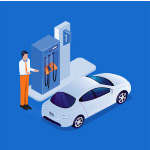
#> input picture ontap/images/cayxang.jpg, 150 x 150 px, found by its file name
$ python bt41.py
#> lines starting #> are read from the running program, lines starting #| are printed output that depends on the picture
import cv2
import numpy as np
img=cv2.imread('.\images\\cayxang.jpg')
#> img is the input picture: shape (150, 150, 3); mean B, G, R 200.4, 122.1, 58.1
img_hsv=cv2.cvtColor(img,cv2.COLOR_BGR2HSV)
#> img_hsv: shape (150, 150, 3); mean H, S, V 105.6, 188.6, 203.2
h,s,v=cv2.split(img_hsv)
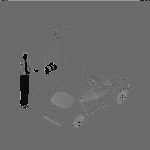
#> h: shape (150, 150); min 0, max 179, mean 105.6
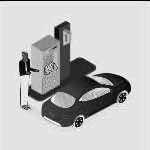
#> s: shape (150, 150); min 0, max 255, mean 188.6
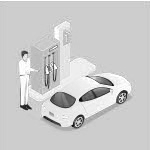
#> v: shape (150, 150); min 7, max 255, mean 203.2
img_eq_v=cv2.equalizeHist(v)
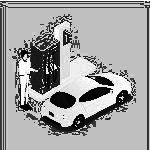
#> img_eq_v: shape (150, 150); min 0, max 255, mean 160.4
img_new_hsv=cv2.merge((h,s,img_eq_v))
#> img_new_hsv: shape (150, 150, 3); mean H, S, V 105.6, 188.6, 160.4
img_rgb=cv2.cvtColor(img_new_hsv,cv2.COLOR_HSV2RGB)
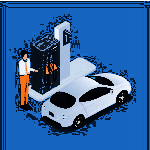
#> img_rgb: shape (150, 150, 3); mean R, G, B 48, 98.3, 157.9
img_bgr=cv2.cvtColor(img_hsv,cv2.COLOR_HSV2RGB)
cv2.imshow('Anh bai 41',img_rgb)
cv2.imshow('Anh goc hsv',img_hsv)
cv2.imshow('Anh goc ',img)
cv2.imshow('Anh goc hsv ve bgr',img_bgr)
cv2.waitKey(0)
cv2.destroyAllWindows()
